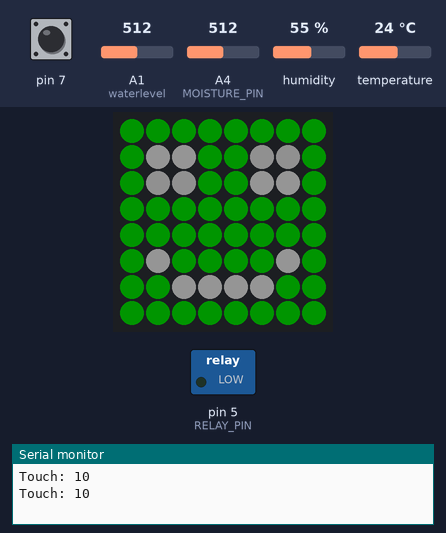
This sketch was run on a simulated Arduino Uno, built with avr-gcc and run on an emulated ATmega328P. On the bench: 8×8 RGB LED matrix (first LED top left, wired row by row), switched loads named in the sketch (green lamp = pin HIGH), the last lines printed to the serial monitor. The inputs (shaded band) are chosen by the test bench; at power-on: temperature 24 °C, A1 (waterlevel) = 512, pin 7 HIGH, A4 (MOISTURE_PIN) = 512, humidity 55 %. Dim RGB values are drawn brighter than linear.

Above: at 2.2 s.
2.3 s: temperature set to 12 °C
At 3.8 s:
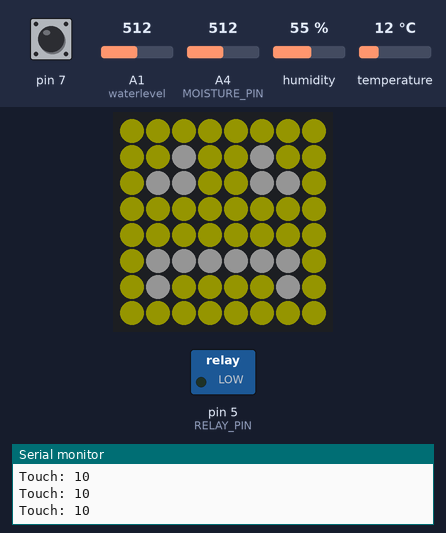
9.9 s: A1 (waterlevel) set to 263
12.1 s: A1 (waterlevel) set to 232
14.6 s: pin 7 pulled LOW for 1.75 s
At 16.9 s:
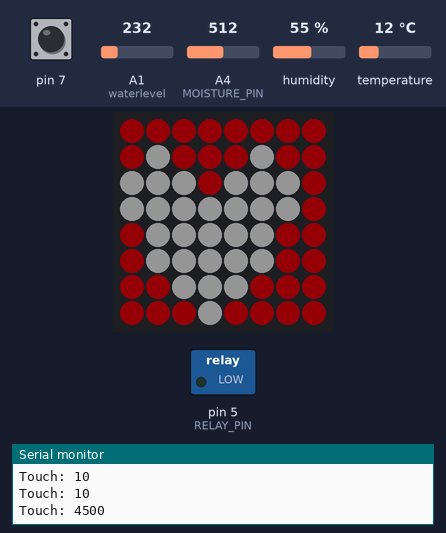
19.7 s: A1 (waterlevel) set to 90
At 21.9 s:
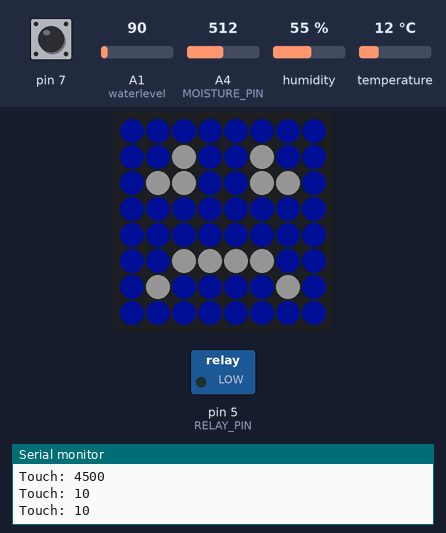
27.3 s: A4 (MOISTURE_PIN) set to 468
30.2 s: A4 (MOISTURE_PIN) set to 442
At 33.2 s:
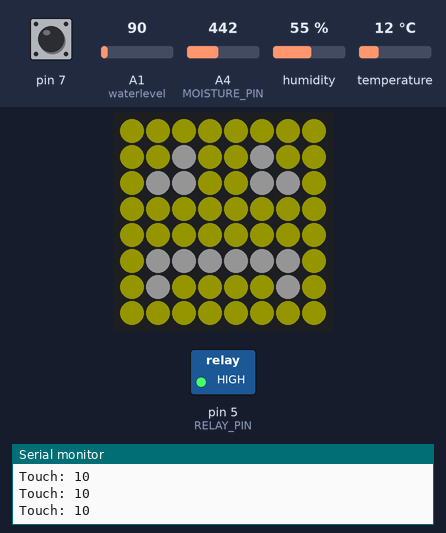
Timing chart, 0 to 34.7 s (numbered marks = the images above; inputs shaded):
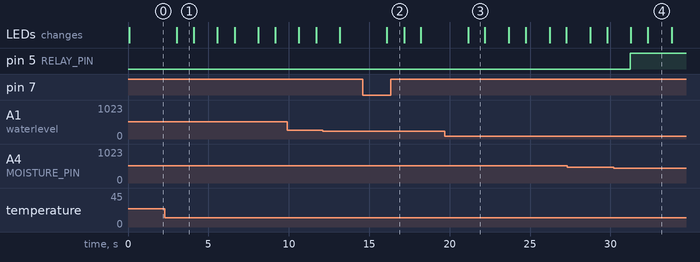

Measured:
- the behaviour switches between 450 and 449 on A4 (MOISTURE_PIN) (found by bisection; images 3 and 4)
- after the input at 2.3 s, the LEDs: change after 0.73 s (image 1)
- after the input at 14.6 s, the LEDs: change after 1.5 s (image 2)
- after the input at 19.7 s, the LEDs: change after 1.5 s (image 3)
- after the input at 30.2 s, pin 5 (RELAY_PIN): LOW → HIGH after 1.0 s
- what the display in image 1 shows lasts 1.1 s, from 3.0 s to 4.1 s
- what the display in image 3 shows lasts 1.0 s, from 21.2 s to 22.2 s

The sketch:

Plant-Care.ino
```cpp
// Including all the libraries required for the Nurture Nest
#include <Adafruit_GFX.h>
#include <Adafruit_NeoMatrix.h>
#include <Adafruit_NeoPixel.h>
#include <CapacitiveSensor.h>
#include <DHT.h>

// -------------------- Sensors & Pins --------------------

// Capacitive touch sensor
CapacitiveSensor capSensor = CapacitiveSensor(8, 7);

// NeoPixel matrix
#define PIN 6
#define BRIGHTNESS 20
#define mw 8
#define mh 8
#define LED_BLACK 0

// Water level sensor
#define waterlevel A1

// Relay and moisture sensor
#define RELAY_PIN 5
#define MOISTURE_PIN A4
#define THRESHOLD 450

// Temperature & humidity sensor
#define DHTPIN 3
#define DHTTYPE DHT11
DHT dht(DHTPIN, DHTTYPE);

// -------------------- Globals --------------------

int counter = 0;
int bilderanzahl = 0;

// NeoMatrix object
Adafruit_NeoMatrix *matrix = new Adafruit_NeoMatrix(
  mw, mh, PIN,
  NEO_MATRIX_TOP + NEO_MATRIX_LEFT +
  NEO_MATRIX_ROWS + NEO_MATRIX_ZIGZAG,
  NEO_GRB + NEO_KHZ800
);

// -------------------- Bitmaps --------------------

static const uint16_t PROGMEM RGB_bmp[][64] = {

  // Smile - 0
  {
    0x0F0,0x0F0,0x0F0,0x0F0,0x0F0,0x0F0,0x0F0,0x0F0,
    0x0F0,0xFFF,0xFFF,0x0F0,0x0F0,0xEEE,0xEEE,0x0F0,
    0x0F0,0xEEE,0xEEE,0x0F0,0x0F0,0xFFF,0xFFF,0x0F0,
    0x0F0,0x0F0,0x0F0,0x0F0,0x0F0,0x0F0,0x0F0,0x0F0,
    0x0F0,0x0F0,0x0F0,0x0F0,0x0F0,0x0F0,0x0F0,0x0F0,
    0x0F0,0xFFF,0x0F0,0x0F0,0x0F0,0x0F0,0xFFF,0x0F0,
    0x0F0,0x0F0,0xFFF,0xFFF,0xFFF,0xFFF,0x0F0,0x0F0,
    0x0F0,0x0F0,0x0F0,0x0F0,0x0F0,0x0F0,0x0F0,0x0F0
  },

  // Sad-blue - 1
  {
    0xF60,0xF60,0xF60,0xF60,0xF60,0xF60,0xF60,0xF60,
    0xF60,0xF60,0xFFF,0xF60,0xF60,0xFFF,0xF60,0xF60,
    0xF60,0xFFF,0xFFF,0xF60,0xF60,0xFFF,0xFFF,0xF60,
    0xF60,0xF60,0xF60,0xF60,0xF60,0xF60,0xF60,0xF60,
    0xF60,0xF60,0xF60,0xF60,0xF60,0xF60,0xF60,0xF60,
    0xF60,0xF60,0xFFF,0xFFF,0xFFF,0xFFF,0xF60,0xF60,
    0xF60,0xFFF,0xF60,0xF60,0xF60,0xF60,0xFFF,0xF60,
    0xF60,0xF60,0xF60,0xF60,0xF60,0xF60,0xF60,0xF60
  },

  // Sad-yellow - 2
  {
    0x0FF,0x0FF,0x0FF,0x0FF,0x0FF,0x0FF,0x0FF,0x0FF,
    0x0FF,0x0FF,0xFFF,0x0FF,0x0FF,0xFFF,0x0FF,0x0FF,
    0x0FF,0xFFF,0xFFF,0x0FF,0x0FF,0xFFF,0xFFF,0x0FF,
    0x0FF,0x0FF,0x0FF,0x0FF,0x0FF,0x0FF,0x0FF,0x0FF,
    0x0FF,0x0FF,0x0FF,0x0FF,0x0FF,0x0FF,0x0FF,0x0FF,
    0x0FF,0xFFF,0xFFF,0xFFF,0xFFF,0xFFF,0xFFF,0x0FF,
    0x0FF,0xFFF,0x0FF,0x0FF,0x0FF,0x0FF,0xFFF,0x0FF,
    0x0FF,0x0FF,0x0FF,0x0FF,0x0FF,0x0FF,0x0FF,0x0FF
  },

  // Angry-red - 3
  {
    0x00F,0x00F,0x00F,0x00F,0x00F,0x00F,0x00F,0x00F,
    0x00F,0xFFF,0x00F,0x00F,0x00F,0x00F,0xFFF,0x00F,
    0x00F,0xFFF,0xFFF,0x00F,0x00F,0xFFF,0xFFF,0x00F,
    0x00F,0x00F,0x00F,0x00F,0x00F,0x00F,0x00F,0x00F,
    0x00F,0x00F,0x00F,0x00F,0x00F,0x00F,0x00F,0x00F,
    0x00F,0xFFF,0xFFF,0xFFF,0xFFF,0xFFF,0xFFF,0x00F,
    0x00F,0xFFF,0x00F,0x00F,0x00F,0x00F,0xFFF,0x00F,
    0x00F,0x00F,0x00F,0x00F,0x00F,0x00F,0x00F,0x00F
  },

  // LoveL - 4
  {
    0x60F,0x60F,0x60F,0x60F,0x60F,0x60F,0x60F,0x60F,
    0x60F,0xFFF,0x60F,0x60F,0x60F,0xFFF,0x60F,0x60F,
    0xFFF,0xFFF,0xFFF,0x60F,0xFFF,0xFFF,0xFFF,0x60F,
    0xFFF,0xFFF,0xFFF,0xFFF,0xFFF,0xFFF,0xFFF,0x60F,
    0x60F,0xFFF,0xFFF,0xFFF,0xFFF,0xFFF,0x60F,0x60F,
    0x60F,0xFFF,0xFFF,0xFFF,0xFFF,0xFFF,0x60F,0x60F,
    0x60F,0x60F,0xFFF,0xFFF,0xFFF,0x60F,0x60F,0x60F,
    0x60F,0x60F,0x60F,0xFFF,0x60F,0x60F,0x60F,0x60F
  }
};

// -------------------- Display Functions --------------------

void display_rgbBitmap(uint8_t bmp_num) {
  static uint16_t bmx = 0, bmy = 0;
  fixdrawRGBBitmap(bmx, bmy, RGB_bmp[bmp_num], 8, 8);
  bmx += 8;
  if (bmx >= mw) bmx = 0;
  if (!bmx) bmy += 8;
  if (bmy >= mh) bmy = 0;
  matrix->show();
}

// Convert 4/4/4 bitmap to RGB 5/6/5
void fixdrawRGBBitmap(int16_t x, int16_t y, const uint16_t *bitmap,
                      int16_t w, int16_t h) {

  uint16_t RGB_bmp_fixed[w * h];

  for (uint16_t pixel = 0; pixel < w * h; pixel++) {
    uint8_t r, g, b;
    uint16_t color = pgm_read_word(bitmap + pixel);

    b = (color & 0xF00) >> 8;
    g = (color & 0x0F0) >> 4;
    r = color & 0x00F;

    b = map(b, 0, 15, 0, 31);
    g = map(g, 0, 15, 0, 63);
    r = map(r, 0, 15, 0, 31);

    RGB_bmp_fixed[pixel] = (r << 11) + (g << 5) + b;
  }

  matrix->drawRGBBitmap(x, y, RGB_bmp_fixed, w, h);
}

// -------------------- Setup --------------------

void setup() {
  Serial.begin(115200);

  matrix->begin();
  matrix->setTextWrap(false);
  matrix->setBrightness(BRIGHTNESS);
  matrix->clear();

  pinMode(RELAY_PIN, OUTPUT);
  dht.begin();
}

// -------------------- Main Loop --------------------

void loop() {

  long touch = capSensor.capacitiveSensor(30);
  Serial.print("Touch: ");
  Serial.println(touch);

  int level = analogRead(waterlevel);
  int soilmoisture = analogRead(MOISTURE_PIN);

  float humidity = dht.readHumidity();
  float temperature = dht.readTemperature();

  // Watering logic
  if (soilmoisture < THRESHOLD) {
    digitalWrite(RELAY_PIN, HIGH); // pump off
    matrix->clear();
  } else {
    digitalWrite(RELAY_PIN, LOW);  // pump on
    matrix->clear();
  }

  // Petting interaction
  if (touch > 100) {
    display_rgbBitmap(4);
    delay(1000);
    display_rgbBitmap(5);
    delay(1000);
  }

  // Emotional states
  if (level < 170) {
    display_rgbBitmap(1); // sad-blue
    delay(1000);
  }

  if (temperature < 15 || temperature > 26) {
    display_rgbBitmap(2); // sad-yellow
    delay(1000);
  }

  if (level > 250) {
    display_rgbBitmap(0); // happy
    delay(1000);
  }

  if (level < 170 && temperature > 30) {
    display_rgbBitmap(3); // angry
    delay(1000);
  }

  delay(400); // prevent flooding
}
```
